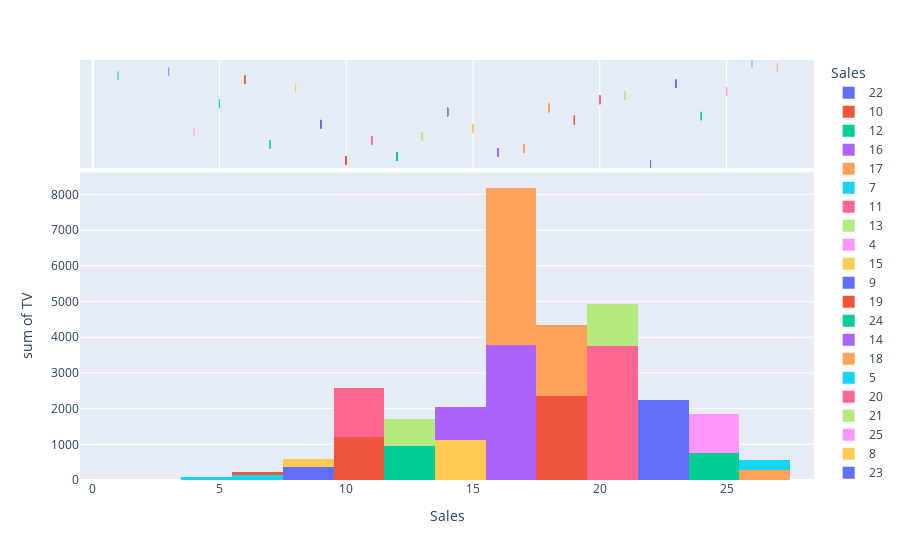

Notebook cell for this chart:
### Markdown cell above
#### Histogram

### Code cell
fig = px.histogram(df, x="Sales", y="TV", color="Sales", marginal="rug",
                   hover_data=df.columns)
fig.show()

### Figure 1 — Plotly figure (JSON) as saved in the notebook; plotly's stock layout.template omitted (floating-point values rounded to 4 significant figures)
{"data": [{"alignmentgroup": "True", "bingroup": "x", "histfunc": "sum", "hovertemplate": "Sales=%{x}<br>sum of TV=%{y}<extra></extra>", "legendgroup": "22", "marker": {"color": "#636efa", "pattern": {"shape": ""}}, "name": "22", "offsetgroup": "22", "orientation": "v", "showlegend": true, "type": "histogram", "x": [22, 22, 22, 22, 22, 22], "xaxis": "x", "y": [230, 195, 216, 216, 250, 205], "yaxis": "y"}, {"alignmentgroup": "True", "boxpoints": "all", "customdata": [[37, 69], [47, 52], [41, 39], [43, 27], [36, 72], [45, 19]], "fillcolor": "rgba(255,255,255,0)", "hoveron": "points", "hovertemplate": "Sales=%{x}<br>Radio=%{customdata[0]}<br>Newspaper=%{customdata[1]}<extra></extra>", "jitter": 0, "legendgroup": "22", "line": {"color": "rgba(255,255,255,0)"}, "marker": {"color": "#636efa", "symbol": "line-ns-open"}, "name": "22", "offsetgroup": "22", "showlegend": false, "type": "box", "x": [22, 22, 22, 22, 22, 22], "xaxis": "x2", "yaxis": "y2"}, {"alignmentgroup": "True", "bingroup": "x", "histfunc": "sum", "hovertemplate": "Sales=%{x}<br>sum of TV=%{y}<extra></extra>", "legendgroup": "10", "marker": {"color": "#EF553B", "pattern": {"shape": ""}}, "name": "10", "offsetgroup": "10", "orientation": "v", "showlegend": true, "type": "histogram", "x": [10, 10, 10, 10, 10, 10, 10, 10, 10, 10, 10, 10, 10, 10, 10], "xaxis": "x", "y": [44, 70, 43, 89, 100, 87, 36, 73, 104, 140, 38, 44, 149, 139, 39], "yaxis": "y"}, {"alignmentgroup": "True", "boxpoints": "all", "customdata": [[39, 45], [16, 40], [26, 35], [9, 35], [9, 3], [11, 25], [38, 65], [17, 12], [5, 34], [1, 9], [40, 11], [25, 20], [1, 24], [2, 26], [41, 5]], "fillcolor": "rgba(255,255,255,0)", "hoveron": "points", "hovertemplate": "Sales=%{x}<br>Radio=%{customdata[0]}<br>Newspaper=%{customdata[1]}<extra></extra>", "jitter": 0, "legendgroup": "10", "line": {"color": "rgba(255,255,255,0)"}, "marker": {"color": "#EF553B", "symbol": "line-ns-open"}, "name": "10", "offsetgroup": "10", "showlegend": false, "type": "box", "x": [10, 10, 10, 10, 10, 10, 10, 10, 10, 10, 10, 10, 10, 10, 10], "xaxis": "x2", "yaxis": "y2"}, {"alignmentgroup": "True", "bingroup": "x", "histfunc": "sum", "hovertemplate": "Sales=%{x}<br>sum of TV=%{y}<extra></extra>", "legendgroup": "12", "marker": {"color": "#00cc96", "pattern": {"shape": ""}}, "name": "12", "offsetgroup": "12", "orientation": "v", "showlegend": true, "type": "histogram", "x": [12, 12, 12, 12, 12, 12, 12, 12, 12, 12, 12], "xaxis": "x", "y": [17, 66, 67, 109, 76, 88, 90, 75, 139, 96, 131], "yaxis": "y"}, {"alignmentgroup": "True", "boxpoints": "all", "customdata": [[45, 69], [5, 24], [36, 114], [14, 31], [27, 16], [25, 73], [0, 23], [35, 52], [14, 25], [14, 38], [18, 34]], "fillcolor": "rgba(255,255,255,0)", "hoveron": "points", "hovertemplate": "Sales=%{x}<br>Radio=%{customdata[0]}<br>Newspaper=%{customdata[1]}<extra></extra>", "jitter": 0, "legendgroup": "12", "line": {"color": "rgba(255,255,255,0)"}, "marker": {"color": "#00cc96", "symbol": "line-ns-open"}, "name": "12", "offsetgroup": "12", "showlegend": false, "type": "box", "x": [12, 12, 12, 12, 12, 12, 12, 12, 12, 12, 12], "xaxis": "x2", "yaxis": "y2"}, {"alignmentgroup": "True", "bingroup": "x", "histfunc": "sum", "hovertemplate": "Sales=%{x}<br>sum of TV=%{y}<extra></extra>", "legendgroup": "16", "marker": {"color": "#ab63fa", "pattern": {"shape": ""}}, "name": "16", "offsetgroup": "16", "orientation": "v", "showlegend": true, "type": "histogram", "x": [16, 16, 16, 16, 16, 16, 16, 16, 16, 16, 16, 16, 16, 16, 16, 16, 16, 16, 16, 16], "xaxis": "x", "y": [151, 202, 175, 199, 131, 110, 109, 163, 197, 222, 224, 280, 197, 171, 172, 234, 168, 222, 170, 276], "yaxis": "y"}, {"alignmentgroup": "True", "boxpoints": "all", "customdata": [[41, 58], [22, 31], [22, 31], [3, 34], [42, 28], [40, 63], [47, 51], [31, 52], [3, 5], [4, 49], [2, 15], [13, 37], [23, 14], [39, 37], [18, 30], [3, 84], [7, 12], [3, 13], [7, 35], [2, 23]], "fillcolor": "rgba(255,255,255,0)", "hoveron": "points", "hovertemplate": "Sales=%{x}<br>Radio=%{customdata[0]}<br>Newspaper=%{customdata[1]}<extra></extra>", "jitter": 0, "legendgroup": "16", "line": {"color": "rgba(255,255,255,0)"}, "marker": {"color": "#ab63fa", "symbol": "line-ns-open"}, "name": "16", "offsetgroup": "16", "showlegend": false, "type": "box", "x": [16, 16, 16, 16, 16, 16, 16, 16, 16, 16, 16, 16, 16, 16, 16, 16, 16, 16, 16, 16], "xaxis": "x2", "yaxis": "y2"}, {"alignmentgroup": "True", "bingroup": "x", "histfunc": "sum", "hovertemplate": "Sales=%{x}<br>sum of TV=%{y}<extra></extra>", "legendgroup": "17", "marker": {"color": "#FFA15A", "pattern": {"shape": ""}}, "name": "17", "offsetgroup": "17", "orientation": "v", "showlegend": true, "type": "histogram", "x": [17, 17, 17, 17, 17, 17, 17, 17, 17, 17, 17, 17, 17, 17, 17, 17, 17, 17, 17, 17, 17], "xaxis": "x", "y": [180, 214, 237, 262, 265, 290, 177, 206, 213, 239, 135, 175, 265, 206, 215, 164, 165, 218, 253, 191, 149], "yaxis": "y"}, {"alignmentgroup": "True", "boxpoints": "all", "customdata": [[10, 58], [24, 4], [5, 23], [3, 19], [20, 0], [4, 8], [33, 38], [8, 26], [24, 13], [4, 36], [41, 45], [15, 2], [2, 43], [5, 19], [23, 57], [20, 47], [10, 17], [5, 27], [21, 30], [28, 18], [35, 6]], "fillcolor": "rgba(255,255,255,0)", "hoveron": "points", "hovertemplate": "Sales=%{x}<br>Radio=%{customdata[0]}<br>Newspaper=%{customdata[1]}<extra></extra>", "jitter": 0, "legendgroup": "17", "line": {"color": "rgba(255,255,255,0)"}, "marker": {"color": "#FFA15A", "symbol": "line-ns-open"}, "name": "17", "offsetgroup": "17", "showlegend": false, "type": "box", "x": [17, 17, 17, 17, 17, 17, 17, 17, 17, 17, 17, 17, 17, 17, 17, 17, 17, 17, 17, 17, 17], "xaxis": "x2", "yaxis": "y2"}, {"alignmentgroup": "True", "bingroup": "x", "histfunc": "sum", "hovertemplate": "Sales=%{x}<br>sum of TV=%{y}<extra></extra>", "legendgroup": "7", "marker": {"color": "#19d3f3", "pattern": {"shape": ""}}, "name": "7", "offsetgroup": "7", "orientation": "v", "showlegend": true, "type": "histogram", "x": [7, 7, 7, 7, 7, 7, 7], "xaxis": "x", "y": [8, 28, 25, 18, 11, 19, 38], "yaxis": "y"}, {"alignmentgroup": "True", "boxpoints": "all", "customdata": [[48, 75], [1, 33], [11, 29], [21, 50], [36, 45], [20, 17], [3, 13]], "fillcolor": "rgba(255,255,255,0)", "hoveron": "points", "hovertemplate": "Sales=%{x}<br>Radio=%{customdata[0]}<br>Newspaper=%{customdata[1]}<extra></extra>", "jitter": 0, "legendgroup": "7", "line": {"color": "rgba(255,255,255,0)"}, "marker": {"color": "#19d3f3", "symbol": "line-ns-open"}, "name": "7", "offsetgroup": "7", "showlegend": false, "type": "box", "x": [7, 7, 7, 7, 7, 7, 7], "xaxis": "x2", "yaxis": "y2"}, {"alignmentgroup": "True", "bingroup": "x", "histfunc": "sum", "hovertemplate": "Sales=%{x}<br>sum of TV=%{y}<extra></extra>", "legendgroup": "11", "marker": {"color": "#FF6692", "pattern": {"shape": ""}}, "name": "11", "offsetgroup": "11", "orientation": "v", "showlegend": true, "type": "histogram", "x": [11, 11, 11, 11, 11, 11, 11, 11, 11, 11, 11, 11, 11, 11, 11, 11], "xaxis": "x", "y": [57, 69, 112, 95, 69, 31, 129, 116, 76, 75, 107, 80, 48, 121, 117, 75], "yaxis": "y"}, {"alignmentgroup": "True", "boxpoints": "all", "customdata": [[32, 23], [20, 18], [17, 38], [1, 7], [9, 0], [24, 2], [5, 31], [7, 23], [26, 22], [20, 32], [14, 10], [0, 9], [47, 8], [8, 48], [14, 5], [10, 6]], "fillcolor": "rgba(255,255,255,0)", "hoveron": "points", "hovertemplate": "Sales=%{x}<br>Radio=%{customdata[0]}<br>Newspaper=%{customdata[1]}<extra></extra>", "jitter": 0, "legendgroup": "11", "line": {"color": "rgba(255,255,255,0)"}, "marker": {"color": "#FF6692", "symbol": "line-ns-open"}, "name": "11", "offsetgroup": "11", "showlegend": false, "type": "box", "x": [11, 11, 11, 11, 11, 11, 11, 11, 11, 11, 11, 11, 11, 11, 11, 11], "xaxis": "x2", "yaxis": "y2"}, {"alignmentgroup": "True", "bingroup": "x", "histfunc": "sum", "hovertemplate": "Sales=%{x}<br>sum of TV=%{y}<extra></extra>", "legendgroup": "13", "marker": {"color": "#B6E880", "pattern": {"shape": ""}}, "name": "13", "offsetgroup": "13", "orientation": "v", "showlegend": true, "type": "histogram", "x": [13, 13, 13, 13, 13, 13, 13], "xaxis": "x", "y": [120, 97, 97, 136, 139, 68, 85], "yaxis": "y"}, {"alignmentgroup": "True", "boxpoints": "all", "customdata": [[19, 11], [7, 7], [1, 30], [19, 16], [14, 10], [44, 35], [35, 49]], "fillcolor": "rgba(255,255,255,0)", "hoveron": "points", "hovertemplate": "Sales=%{x}<br>Radio=%{customdata[0]}<br>Newspaper=%{customdata[1]}<extra></extra>", "jitter": 0, "legendgroup": "13", "line": {"color": "rgba(255,255,255,0)"}, "marker": {"color": "#B6E880", "symbol": "line-ns-open"}, "name": "13", "offsetgroup": "13", "showlegend": false, "type": "box", "x": [13, 13, 13, 13, 13, 13, 13], "xaxis": "x2", "yaxis": "y2"}, {"alignmentgroup": "True", "bingroup": "x", "histfunc": "sum", "hovertemplate": "Sales=%{x}<br>sum of TV=%{y}<extra></extra>", "legendgroup": "4", "marker": {"color": "#FF97FF", "pattern": {"shape": ""}}, "name": "4", "offsetgroup": "4", "orientation": "v", "showlegend": true, "type": "histogram", "x": [4], "xaxis": "x", "y": [8], "yaxis": "y"}, {"alignmentgroup": "True", "boxpoints": "all", "customdata": [[2, 1]], "fillcolor": "rgba(255,255,255,0)", "hoveron": "points", "hovertemplate": "Sales=%{x}<br>Radio=%{customdata[0]}<br>Newspaper=%{customdata[1]}<extra></extra>", "jitter": 0, "legendgroup": "4", "line": {"color": "rgba(255,255,255,0)"}, "marker": {"color": "#FF97FF", "symbol": "line-ns-open"}, "name": "4", "offsetgroup": "4", "showlegend": false, "type": "box", "x": [4], "xaxis": "x2", "yaxis": "y2"}, {"alignmentgroup": "True", "bingroup": "x", "histfunc": "sum", "hovertemplate": "Sales=%{x}<br>sum of TV=%{y}<extra></extra>", "legendgroup": "15", "marker": {"color": "#FECB52", "pattern": {"shape": ""}}, "name": "15", "offsetgroup": "15", "orientation": "v", "showlegend": true, "type": "histogram", "x": [15, 15, 15, 15, 15, 15, 15, 15], "xaxis": "x", "y": [199, 142, 137, 125, 141, 123, 93, 156], "yaxis": "y"}, {"alignmentgroup": "True", "boxpoints": "all", "customdata": [[2, 21], [29, 12], [46, 59], [36, 79], [26, 46], [34, 12], [43, 50], [2, 8]], "fillcolor": "rgba(255,255,255,0)", "hoveron": "points", "hovertemplate": "Sales=%{x}<br>Radio=%{customdata[0]}<br>Newspaper=%{customdata[1]}<extra></extra>", "jitter": 0, "legendgroup": "15", "line": {"color": "rgba(255,255,255,0)"}, "marker": {"color": "#FECB52", "symbol": "line-ns-open"}, "name": "15", "offsetgroup": "15", "showlegend": false, "type": "box", "x": [15, 15, 15, 15, 15, 15, 15, 15], "xaxis": "x2", "yaxis": "y2"}, {"alignmentgroup": "True", "bingroup": "x", "histfunc": "sum", "hovertemplate": "Sales=%{x}<br>sum of TV=%{y}<extra></extra>", "legendgroup": "9", "marker": {"color": "#636efa", "pattern": {"shape": ""}}, "name": "9", "offsetgroup": "9", "orientation": "v", "showlegend": true, "type": "histogram", "x": [9, 9, 9, 9, 9, 9, 9], "xaxis": "x", "y": [23, 62, 66, 76, 59, 25, 43], "yaxis": "y"}, {"alignmentgroup": "True", "boxpoints": "all", "customdata": [[35, 65], [12, 18], [11, 36], [0, 14], [12, 43], [39, 9], [25, 20]], "fillcolor": "rgba(255,255,255,0)", "hoveron": "points", "hovertemplate": "Sales=%{x}<br>Radio=%{customdata[0]}<br>Newspaper=%{customdata[1]}<extra></extra>", "jitter": 0, "legendgroup": "9", "line": {"color": "rgba(255,255,255,0)"}, "marker": {"color": "#636efa", "symbol": "line-ns-open"}, "name": "9", "offsetgroup": "9", "showlegend": false, "type": "box", "x": [9, 9, 9, 9, 9, 9, 9], "xaxis": "x2", "yaxis": "y2"}, {"alignmentgroup": "True", "bingroup": "x", "histfunc": "sum", "hovertemplate": "Sales=%{x}<br>sum of TV=%{y}<extra></extra>", "legendgroup": "19", "marker": {"color": "#EF553B", "pattern": {"shape": ""}}, "name": "19", "offsetgroup": "19", "orientation": "v", "showlegend": true, "type": "histogram", "x": [19, 19, 19, 19, 19, 19, 19, 19, 19, 19, 19], "xaxis": "x", "y": [204, 227, 217, 280, 187, 255, 229, 219, 193, 188, 166], "yaxis": "y"}, {"alignmentgroup": "True", "boxpoints": "all", "customdata": [[32, 46], [15, 49], [33, 59], [10, 21], [17, 17], [26, 5], [32, 74], [33, 45], [35, 75], [18, 25], [42, 3]], "fillcolor": "rgba(255,255,255,0)", "hoveron": "points", "hovertemplate": "Sales=%{x}<br>Radio=%{customdata[0]}<br>Newspaper=%{customdata[1]}<extra></extra>", "jitter": 0, "legendgroup": "19", "line": {"color": "rgba(255,255,255,0)"}, "marker": {"color": "#EF553B", "symbol": "line-ns-open"}, "name": "19", "offsetgroup": "19", "showlegend": false, "type": "box", "x": [19, 19, 19, 19, 19, 19, 19, 19, 19, 19, 19], "xaxis": "x2", "yaxis": "y2"}, {"alignmentgroup": "True", "bingroup": "x", "histfunc": "sum", "hovertemplate": "Sales=%{x}<br>sum of TV=%{y}<extra></extra>", "legendgroup": "24", "marker": {"color": "#00cc96", "pattern": {"shape": ""}}, "name": "24", "offsetgroup": "24", "orientation": "v", "showlegend": true, "type": "histogram", "x": [24, 24, 24], "xaxis": "x", "y": [281, 261, 220], "yaxis": "y"}, {"alignmentgroup": "True", "boxpoints": "all", "customdata": [[39, 55], [42, 54], [49, 3]], "fillcolor": "rgba(255,255,255,0)", "hoveron": "points", "hovertemplate": "Sales=%{x}<br>Radio=%{customdata[0]}<br>Newspaper=%{customdata[1]}<extra></extra>", "jitter": 0, "legendgroup": "24", "line": {"color": "rgba(255,255,255,0)"}, "marker": {"color": "#00cc96", "symbol": "line-ns-open"}, "name": "24", "offsetgroup": "24", "showlegend": false, "type": "box", "x": [24, 24, 24], "xaxis": "x2", "yaxis": "y2"}, {"alignmentgroup": "True", "bingroup": "x", "histfunc": "sum", "hovertemplate": "Sales=%{x}<br>sum of TV=%{y}<extra></extra>", "legendgroup": "14", "marker": {"color": "#ab63fa", "pattern": {"shape": ""}}, "name": "14", "offsetgroup": "14", "orientation": "v", "showlegend": true, "type": "histogram", "x": [14, 14, 14, 14, 14, 14, 14, 14], "xaxis": "x", "y": [147, 74, 102, 120, 134, 78, 94, 177], "yaxis": "y"}, {"alignmentgroup": "True", "boxpoints": "all", "customdata": [[23, 19], [49, 45], [29, 8], [28, 14], [4, 9], [46, 34], [4, 8], [9, 6]], "fillcolor": "rgba(255,255,255,0)", "hoveron": "points", "hovertemplate": "Sales=%{x}<br>Radio=%{customdata[0]}<br>Newspaper=%{customdata[1]}<extra></extra>", "jitter": 0, "legendgroup": "14", "line": {"color": "rgba(255,255,255,0)"}, "marker": {"color": "#ab63fa", "symbol": "line-ns-open"}, "name": "14", "offsetgroup": "14", "showlegend": false, "type": "box", "x": [14, 14, 14, 14, 14, 14, 14, 14], "xaxis": "x2", "yaxis": "y2"}, {"alignmentgroup": "True", "bingroup": "x", "histfunc": "sum", "hovertemplate": "Sales=%{x}<br>sum of TV=%{y}<extra></extra>", "legendgroup": "18", "marker": {"color": "#FFA15A", "pattern": {"shape": ""}}, "name": "18", "offsetgroup": "18", "orientation": "v", "showlegend": true, "type": "histogram", "x": [18, 18, 18, 18, 18, 18, 18, 18, 18], "xaxis": "x", "y": [218, 248, 210, 237, 199, 225, 240, 163, 232], "yaxis": "y"}, {"alignmentgroup": "True", "boxpoints": "all", "customdata": [[27, 53], [27, 22], [29, 9], [27, 11], [30, 38], [8, 56], [7, 8], [36, 7], [8, 8]], "fillcolor": "rgba(255,255,255,0)", "hoveron": "points", "hovertemplate": "Sales=%{x}<br>Radio=%{customdata[0]}<br>Newspaper=%{customdata[1]}<extra></extra>", "jitter": 0, "legendgroup": "18", "line": {"color": "rgba(255,255,255,0)"}, "marker": {"color": "#FFA15A", "symbol": "line-ns-open"}, "name": "18", "offsetgroup": "18", "showlegend": false, "type": "box", "x": [18, 18, 18, 18, 18, 18, 18, 18, 18], "xaxis": "x2", "yaxis": "y2"}, {"alignmentgroup": "True", "bingroup": "x", "histfunc": "sum", "hovertemplate": "Sales=%{x}<br>sum of TV=%{y}<extra></extra>", "legendgroup": "5", "marker": {"color": "#19d3f3", "pattern": {"shape": ""}}, "name": "5", "offsetgroup": "5", "orientation": "v", "showlegend": true, "type": "histogram", "x": [5, 5, 5, 5, 5, 5], "xaxis": "x", "y": [13, 7, 5, 13, 8, 17], "yaxis": "y"}, {"alignmentgroup": "True", "boxpoints": "all", "customdata": [[15, 49], [28, 41], [29, 9], [0, 25], [27, 2], [4, 31]], "fillcolor": "rgba(255,255,255,0)", "hoveron": "points", "hovertemplate": "Sales=%{x}<br>Radio=%{customdata[0]}<br>Newspaper=%{customdata[1]}<extra></extra>", "jitter": 0, "legendgroup": "5", "line": {"color": "rgba(255,255,255,0)"}, "marker": {"color": "#19d3f3", "symbol": "line-ns-open"}, "name": "5", "offsetgroup": "5", "showlegend": false, "type": "box", "x": [5, 5, 5, 5, 5, 5], "xaxis": "x2", "yaxis": "y2"}, {"alignmentgroup": "True", "bingroup": "x", "histfunc": "sum", "hovertemplate": "Sales=%{x}<br>sum of TV=%{y}<extra></extra>", "legendgroup": "20", "marker": {"color": "#FF6692", "pattern": {"shape": ""}}, "name": "20", "offsetgroup": "20", "orientation": "v", "showlegend": true, "type": "histogram", "x": [20, 20, 20, 20, 20, 20, 20, 20, 20, 20, 20, 20, 20, 20, 20, 20], "xaxis": "x", "y": [228, 240, 293, 262, 239, 193, 184, 238, 209, 273, 184, 220, 187, 284, 248, 286], "yaxis": "y"}, {"alignmentgroup": "True", "boxpoints": "all", "customdata": [[16, 26], [16, 22], [27, 1], [28, 15], [15, 27], [18, 65], [21, 22], [34, 5], [20, 10], [28, 59], [43, 1], [33, 37], [21, 9], [10, 6], [30, 20], [13, 3]], "fillcolor": "rgba(255,255,255,0)", "hoveron": "points", "hovertemplate": "Sales=%{x}<br>Radio=%{customdata[0]}<br>Newspaper=%{customdata[1]}<extra></extra>", "jitter": 0, "legendgroup": "20", "line": {"color": "rgba(255,255,255,0)"}, "marker": {"color": "#FF6692", "symbol": "line-ns-open"}, "name": "20", "offsetgroup": "20", "showlegend": false, "type": "box", "x": [20, 20, 20, 20, 20, 20, 20, 20, 20, 20, 20, 20, 20, 20, 20, 20], "xaxis": "x2", "yaxis": "y2"}, {"alignmentgroup": "True", "bingroup": "x", "histfunc": "sum", "hovertemplate": "Sales=%{x}<br>sum of TV=%{y}<extra></extra>", "legendgroup": "21", "marker": {"color": "#B6E880", "pattern": {"shape": ""}}, "name": "21", "offsetgroup": "21", "orientation": "v", "showlegend": true, "type": "histogram", "x": [21, 21, 21, 21, 21], "xaxis": "x", "y": [292, 228, 182, 213, 241], "yaxis": "y"}, {"alignmentgroup": "True", "boxpoints": "all", "customdata": [[28, 43], [37, 32], [46, 58], [43, 33], [38, 23]], "fillcolor": "rgba(255,255,255,0)", "hoveron": "points", "hovertemplate": "Sales=%{x}<br>Radio=%{customdata[0]}<br>Newspaper=%{customdata[1]}<extra></extra>", "jitter": 0, "legendgroup": "21", "line": {"color": "rgba(255,255,255,0)"}, "marker": {"color": "#B6E880", "symbol": "line-ns-open"}, "name": "21", "offsetgroup": "21", "showlegend": false, "type": "box", "x": [21, 21, 21, 21, 21], "xaxis": "x2", "yaxis": "y2"}, {"alignmentgroup": "True", "bingroup": "x", "histfunc": "sum", "hovertemplate": "Sales=%{x}<br>sum of TV=%{y}<extra></extra>", "legendgroup": "25", "marker": {"color": "#FF97FF", "pattern": {"shape": ""}}, "name": "25", "offsetgroup": "25", "orientation": "v", "showlegend": true, "type": "histogram", "x": [25, 25, 25, 25], "xaxis": "x", "y": [266, 289, 243, 283], "yaxis": "y"}, {"alignmentgroup": "True", "boxpoints": "all", "customdata": [[43, 5], [42, 51], [49, 44], [42, 66]], "fillcolor": "rgba(255,255,255,0)", "hoveron": "points", "hovertemplate": "Sales=%{x}<br>Radio=%{customdata[0]}<br>Newspaper=%{customdata[1]}<extra></extra>", "jitter": 0, "legendgroup": "25", "line": {"color": "rgba(255,255,255,0)"}, "marker": {"color": "#FF97FF", "symbol": "line-ns-open"}, "name": "25", "offsetgroup": "25", "showlegend": false, "type": "box", "x": [25, 25, 25, 25], "xaxis": "x2", "yaxis": "y2"}, {"alignmentgroup": "True", "bingroup": "x", "histfunc": "sum", "hovertemplate": "Sales=%{x}<br>sum of TV=%{y}<extra></extra>", "legendgroup": "8", "marker": {"color": "#FECB52", "pattern": {"shape": ""}}, "name": "8", "offsetgroup": "8", "orientation": "v", "showlegend": true, "type": "histogram", "x": [8, 8, 8, 8, 8, 8, 8], "xaxis": "x", "y": [25, 53, 26, 16, 17, 50, 56], "yaxis": "y"}, {"alignmentgroup": "True", "boxpoints": "all", "customdata": [[25, 43], [2, 21], [33, 19], [43, 89], [37, 21], [11, 18], [5, 29]], "fillcolor": "rgba(255,255,255,0)", "hoveron": "points", "hovertemplate": "Sales=%{x}<br>Radio=%{customdata[0]}<br>Newspaper=%{customdata[1]}<extra></extra>", "jitter": 0, "legendgroup": "8", "line": {"color": "rgba(255,255,255,0)"}, "marker": {"color": "#FECB52", "symbol": "line-ns-open"}, "name": "8", "offsetgroup": "8", "showlegend": false, "type": "box", "x": [8, 8, 8, 8, 8, 8, 8], "xaxis": "x2", "yaxis": "y2"}, {"alignmentgroup": "True", "bingroup": "x", "histfunc": "sum", "hovertemplate": "Sales=%{x}<br>sum of TV=%{y}<extra></extra>", "legendgroup": "23", "marker": {"color": "#636efa", "pattern": {"shape": ""}}, "name": "23", "offsetgroup": "23", "orientation": "v", "showlegend": true, "type": "histogram", "x": [23, 23, 23, 23], "xaxis": "x", "y": [239, 198, 210, 296], "yaxis": "y"}, {"alignmentgroup": "True", "boxpoints": "all", "customdata": [[41, 18], [49, 60], [49, 37], [36, 100]], "fillcolor": "rgba(255,255,255,0)", "hoveron": "points", "hovertemplate": "Sales=%{x}<br>Radio=%{customdata[0]}<br>Newspaper=%{customdata[1]}<extra></extra>", "jitter": 0, "legendgroup": "23", "line": {"color": "rgba(255,255,255,0)"}, "marker": {"color": "#636efa", "symbol": "line-ns-open"}, "name": "23", "offsetgroup": "23", "showlegend": false, "type": "box", "x": [23, 23, 23, 23], "xaxis": "x2", "yaxis": "y2"}, {"alignmentgroup": "True", "bingroup": "x", "histfunc": "sum", "hovertemplate": "Sales=%{x}<br>sum of TV=%{y}<extra></extra>", "legendgroup": "6", "marker": {"color": "#EF553B", "pattern": {"shape": ""}}, "name": "6", "offsetgroup": "6", "orientation": "v", "showlegend": true, "type": "histogram", "x": [6, 6, 6, 6], "xaxis": "x", "y": [27, 19, 7, 18], "yaxis": "y"}, {"alignmentgroup": "True", "boxpoints": "all", "customdata": [[1, 20], [16, 22], [38, 50], [12, 23]], "fillcolor": "rgba(255,255,255,0)", "hoveron": "points", "hovertemplate": "Sales=%{x}<br>Radio=%{customdata[0]}<br>Newspaper=%{customdata[1]}<extra></extra>", "jitter": 0, "legendgroup": "6", "line": {"color": "rgba(255,255,255,0)"}, "marker": {"color": "#EF553B", "symbol": "line-ns-open"}, "name": "6", "offsetgroup": "6", "showlegend": false, "type": "box", "x": [6, 6, 6, 6], "xaxis": "x2", "yaxis": "y2"}, {"alignmentgroup": "True", "bingroup": "x", "histfunc": "sum", "hovertemplate": "Sales=%{x}<br>sum of TV=%{y}<extra></extra>", "legendgroup": "1", "marker": {"color": "#00cc96", "pattern": {"shape": ""}}, "name": "1", "offsetgroup": "1", "orientation": "v", "showlegend": true, "type": "histogram", "x": [1], "xaxis": "x", "y": [0], "yaxis": "y"}, {"alignmentgroup": "True", "boxpoints": "all", "customdata": [[39, 8]], "fillcolor": "rgba(255,255,255,0)", "hoveron": "points", "hovertemplate": "Sales=%{x}<br>Radio=%{customdata[0]}<br>Newspaper=%{customdata[1]}<extra></extra>", "jitter": 0, "legendgroup": "1", "line": {"color": "rgba(255,255,255,0)"}, "marker": {"color": "#00cc96", "symbol": "line-ns-open"}, "name": "1", "offsetgroup": "1", "showlegend": false, "type": "box", "x": [1], "xaxis": "x2", "yaxis": "y2"}, {"alignmentgroup": "True", "bingroup": "x", "histfunc": "sum", "hovertemplate": "Sales=%{x}<br>sum of TV=%{y}<extra></extra>", "legendgroup": "3", "marker": {"color": "#ab63fa", "pattern": {"shape": ""}}, "name": "3", "offsetgroup": "3", "orientation": "v", "showlegend": true, "type": "histogram", "x": [3], "xaxis": "x", "y": [4], "yaxis": "y"}, {"alignmentgroup": "True", "boxpoints": "all", "customdata": [[11, 5]], "fillcolor": "rgba(255,255,255,0)", "hoveron": "points", "hovertemplate": "Sales=%{x}<br>Radio=%{customdata[0]}<br>Newspaper=%{customdata[1]}<extra></extra>", "jitter": 0, "legendgroup": "3", "line": {"color": "rgba(255,255,255,0)"}, "marker": {"color": "#ab63fa", "symbol": "line-ns-open"}, "name": "3", "offsetgroup": "3", "showlegend": false, "type": "box", "x": [3], "xaxis": "x2", "yaxis": "y2"}, {"alignmentgroup": "True", "bingroup": "x", "histfunc": "sum", "hovertemplate": "Sales=%{x}<br>sum of TV=%{y}<extra></extra>", "legendgroup": "27", "marker": {"color": "#FFA15A", "pattern": {"shape": ""}}, "name": "27", "offsetgroup": "27", "orientation": "v", "showlegend": true, "type": "histogram", "x": [27], "xaxis": "x", "y": [276], "yaxis": "y"}, {"alignmentgroup": "True", "boxpoints": "all", "customdata": [[48, 41]], "fillcolor": "rgba(255,255,255,0)", "hoveron": "points", "hovertemplate": "Sales=%{x}<br>Radio=%{customdata[0]}<br>Newspaper=%{customdata[1]}<extra></extra>", "jitter": 0, "legendgroup": "27", "line": {"color": "rgba(255,255,255,0)"}, "marker": {"color": "#FFA15A", "symbol": "line-ns-open"}, "name": "27", "offsetgroup": "27", "showlegend": false, "type": "box", "x": [27], "xaxis": "x2", "yaxis": "y2"}, {"alignmentgroup": "True", "bingroup": "x", "histfunc": "sum", "hovertemplate": "Sales=%{x}<br>sum of TV=%{y}<extra></extra>", "legendgroup": "26", "marker": {"color": "#19d3f3", "pattern": {"shape": ""}}, "name": "26", "offsetgroup": "26", "orientation": "v", "showlegend": true, "type": "histogram", "x": [26], "xaxis": "x", "y": [287], "yaxis": "y"}, {"alignmentgroup": "True", "boxpoints": "all", "customdata": [[43, 71]], "fillcolor": "rgba(255,255,255,0)", "hoveron": "points", "hovertemplate": "Sales=%{x}<br>Radio=%{customdata[0]}<br>Newspaper=%{customdata[1]}<extra></extra>", "jitter": 0, "legendgroup": "26", "line": {"color": "rgba(255,255,255,0)"}, "marker": {"color": "#19d3f3", "symbol": "line-ns-open"}, "name": "26", "offsetgroup": "26", "showlegend": false, "type": "box", "x": [26], "xaxis": "x2", "yaxis": "y2"}], "layout": {"autosize": true, "barmode": "relative", "legend": {"title": {"text": "Sales"}, "tracegroupgap": 0}, "margin": {"t": 60}, "xaxis": {"anchor": "y", "autorange": true, "categoryarray": [22, 10, 12, 16, 17, 7, 11, 13, 4, 15, 9, 19, 24, 14, 18, 5, 20, 21, 25, 8, 23, 6, 1, 3, 27, 26], "categoryorder": "array", "domain": [0, 1], "range": [-0.5, 28.45], "title": {"text": "Sales"}, "type": "linear"}, "xaxis2": {"anchor": "y2", "autorange": true, "domain": [0, 1], "matches": "x", "range": [-0.5, 28.45], "showgrid": true, "showticklabels": false, "type": "linear"}, "yaxis": {"anchor": "x", "autorange": true, "domain": [0, 0.7326], "range": [0, 8623.0], "title": {"text": "sum of TV"}, "type": "linear"}, "yaxis2": {"anchor": "x2", "autorange": true, "domain": [0.7426, 1], "matches": "y2", "range": [-1.954, 25.5], "showgrid": false, "showline": false, "showticklabels": false, "ticks": "", "type": "category"}}}
